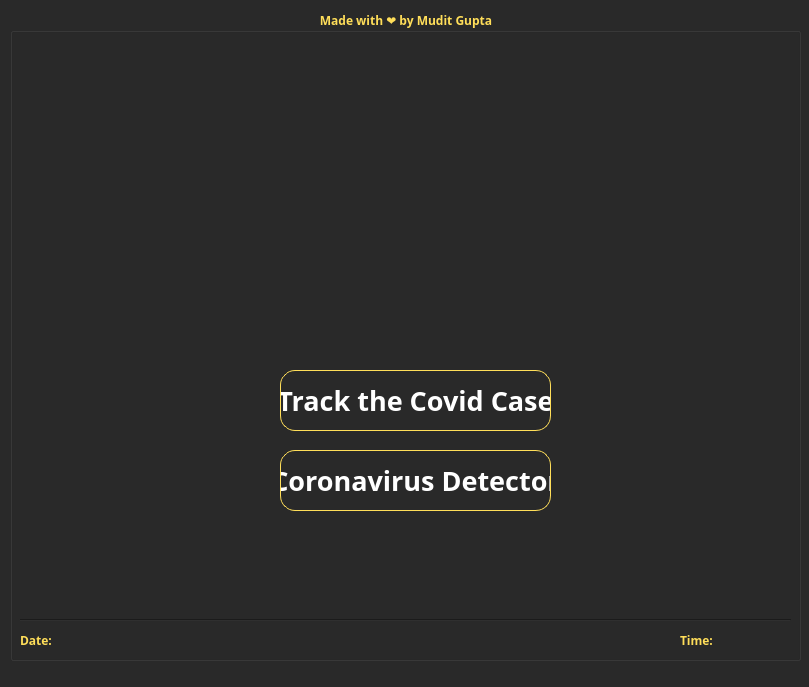
<?xml version="1.0" encoding="UTF-8"?>
<ui version="4.0">
 <class>MainWindow</class>
 <widget class="QMainWindow" name="MainWindow">
  <property name="geometry">
   <rect>
    <x>0</x>
    <y>0</y>
    <width>809</width>
    <height>687</height>
   </rect>
  </property>
  <property name="palette">
   <palette>
    <active>
     <colorrole role="WindowText">
      <brush brushstyle="SolidPattern">
       <color alpha="255">
        <red>41</red>
        <green>41</green>
        <blue>41</blue>
       </color>
      </brush>
     </colorrole>
     <colorrole role="Button">
      <brush brushstyle="SolidPattern">
       <color alpha="255">
        <red>41</red>
        <green>41</green>
        <blue>41</blue>
       </color>
      </brush>
     </colorrole>
     <colorrole role="Text">
      <brush brushstyle="SolidPattern">
       <color alpha="255">
        <red>255</red>
        <green>222</green>
        <blue>89</blue>
       </color>
      </brush>
     </colorrole>
     <colorrole role="ButtonText">
      <brush brushstyle="SolidPattern">
       <color alpha="255">
        <red>255</red>
        <green>222</green>
        <blue>89</blue>
       </color>
      </brush>
     </colorrole>
     <colorrole role="Base">
      <brush brushstyle="SolidPattern">
       <color alpha="255">
        <red>41</red>
        <green>41</green>
        <blue>41</blue>
       </color>
      </brush>
     </colorrole>
     <colorrole role="Window">
      <brush brushstyle="SolidPattern">
       <color alpha="255">
        <red>41</red>
        <green>41</green>
        <blue>41</blue>
       </color>
      </brush>
     </colorrole>
    </active>
    <inactive>
     <colorrole role="WindowText">
      <brush brushstyle="SolidPattern">
       <color alpha="255">
        <red>41</red>
        <green>41</green>
        <blue>41</blue>
       </color>
      </brush>
     </colorrole>
     <colorrole role="Button">
      <brush brushstyle="SolidPattern">
       <color alpha="255">
        <red>41</red>
        <green>41</green>
        <blue>41</blue>
       </color>
      </brush>
     </colorrole>
     <colorrole role="Text">
      <brush brushstyle="SolidPattern">
       <color alpha="255">
        <red>255</red>
        <green>222</green>
        <blue>89</blue>
       </color>
      </brush>
     </colorrole>
     <colorrole role="ButtonText">
      <brush brushstyle="SolidPattern">
       <color alpha="255">
        <red>255</red>
        <green>222</green>
        <blue>89</blue>
       </color>
      </brush>
     </colorrole>
     <colorrole role="Base">
      <brush brushstyle="SolidPattern">
       <color alpha="255">
        <red>41</red>
        <green>41</green>
        <blue>41</blue>
       </color>
      </brush>
     </colorrole>
     <colorrole role="Window">
      <brush brushstyle="SolidPattern">
       <color alpha="255">
        <red>41</red>
        <green>41</green>
        <blue>41</blue>
       </color>
      </brush>
     </colorrole>
    </inactive>
    <disabled>
     <colorrole role="WindowText">
      <brush brushstyle="SolidPattern">
       <color alpha="255">
        <red>255</red>
        <green>222</green>
        <blue>89</blue>
       </color>
      </brush>
     </colorrole>
     <colorrole role="Button">
      <brush brushstyle="SolidPattern">
       <color alpha="255">
        <red>41</red>
        <green>41</green>
        <blue>41</blue>
       </color>
      </brush>
     </colorrole>
     <colorrole role="Text">
      <brush brushstyle="SolidPattern">
       <color alpha="255">
        <red>255</red>
        <green>222</green>
        <blue>89</blue>
       </color>
      </brush>
     </colorrole>
     <colorrole role="ButtonText">
      <brush brushstyle="SolidPattern">
       <color alpha="255">
        <red>255</red>
        <green>222</green>
        <blue>89</blue>
       </color>
      </brush>
     </colorrole>
     <colorrole role="Base">
      <brush brushstyle="SolidPattern">
       <color alpha="255">
        <red>41</red>
        <green>41</green>
        <blue>41</blue>
       </color>
      </brush>
     </colorrole>
     <colorrole role="Window">
      <brush brushstyle="SolidPattern">
       <color alpha="255">
        <red>41</red>
        <green>41</green>
        <blue>41</blue>
       </color>
      </brush>
     </colorrole>
    </disabled>
   </palette>
  </property>
  <property name="windowTitle">
   <string>MainWindow</string>
  </property>
  <property name="styleSheet">
   <string notr="true">background-color:#292929;color:#FFDE59;</string>
  </property>
  <widget class="QWidget" name="centralwidget">
   <widget class="QGroupBox" name="mainbox">
    <property name="geometry">
     <rect>
      <x>10</x>
      <y>10</y>
      <width>791</width>
      <height>651</height>
     </rect>
    </property>
    <property name="font">
     <font>
      <family>MV Boli</family>
      <weight>75</weight>
      <bold>true</bold>
     </font>
    </property>
    <property name="cursor">
     <cursorShape>ArrowCursor</cursorShape>
    </property>
    <property name="styleSheet">
     <string notr="true"/>
    </property>
    <property name="title">
     <string>Made with ❤ by Mudit Gupta</string>
    </property>
    <property name="alignment">
     <set>Qt::AlignCenter</set>
    </property>
    <widget class="QPushButton" name="Tracking">
     <property name="geometry">
      <rect>
       <x>270</x>
       <y>360</y>
       <width>271</width>
       <height>61</height>
      </rect>
     </property>
     <property name="font">
      <font>
       <family>Gabriola</family>
       <pointsize>20</pointsize>
       <weight>75</weight>
       <italic>false</italic>
       <bold>true</bold>
       <underline>false</underline>
      </font>
     </property>
     <property name="cursor">
      <cursorShape>PointingHandCursor</cursorShape>
     </property>
     <property name="mouseTracking">
      <bool>false</bool>
     </property>
     <property name="styleSheet">
      <string notr="true">color: white; border: 1px solid #FFDE59; border-radius: 15%;</string>
     </property>
     <property name="text">
      <string>Track the Covid Case</string>
     </property>
    </widget>
    <widget class="QLabel" name="Time">
     <property name="geometry">
      <rect>
       <x>670</x>
       <y>620</y>
       <width>111</width>
       <height>21</height>
      </rect>
     </property>
     <property name="font">
      <font>
       <family>MV Boli</family>
       <weight>75</weight>
       <bold>true</bold>
      </font>
     </property>
     <property name="text">
      <string>Time:</string>
     </property>
    </widget>
    <widget class="QLabel" name="Date">
     <property name="geometry">
      <rect>
       <x>10</x>
       <y>620</y>
       <width>91</width>
       <height>21</height>
      </rect>
     </property>
     <property name="font">
      <font>
       <family>MV Boli</family>
       <weight>75</weight>
       <bold>true</bold>
      </font>
     </property>
     <property name="text">
      <string>Date:</string>
     </property>
    </widget>
    <widget class="QPushButton" name="Tracking_2">
     <property name="geometry">
      <rect>
       <x>270</x>
       <y>440</y>
       <width>271</width>
       <height>61</height>
      </rect>
     </property>
     <property name="font">
      <font>
       <family>Gabriola</family>
       <pointsize>20</pointsize>
       <weight>75</weight>
       <italic>false</italic>
       <bold>true</bold>
       <underline>false</underline>
      </font>
     </property>
     <property name="cursor">
      <cursorShape>PointingHandCursor</cursorShape>
     </property>
     <property name="mouseTracking">
      <bool>false</bool>
     </property>
     <property name="styleSheet">
      <string notr="true">color: white; border: 1px solid #FFDE59; border-radius: 15%;</string>
     </property>
     <property name="text">
      <string>Coronavirus Detector</string>
     </property>
    </widget>
    <widget class="Line" name="line">
     <property name="geometry">
      <rect>
       <x>10</x>
       <y>600</y>
       <width>771</width>
       <height>20</height>
      </rect>
     </property>
     <property name="orientation">
      <enum>Qt::Horizontal</enum>
     </property>
    </widget>
   </widget>
  </widget>
  <widget class="QStatusBar" name="statusbar"/>
  <action name="Exit">
   <property name="text">
    <string>exit</string>
   </property>
  </action>
  <action name="actionSdsdsds">
   <property name="text">
    <string>sdsdsds</string>
   </property>
  </action>
 </widget>
 <resources/>
 <connections/>
</ui>
